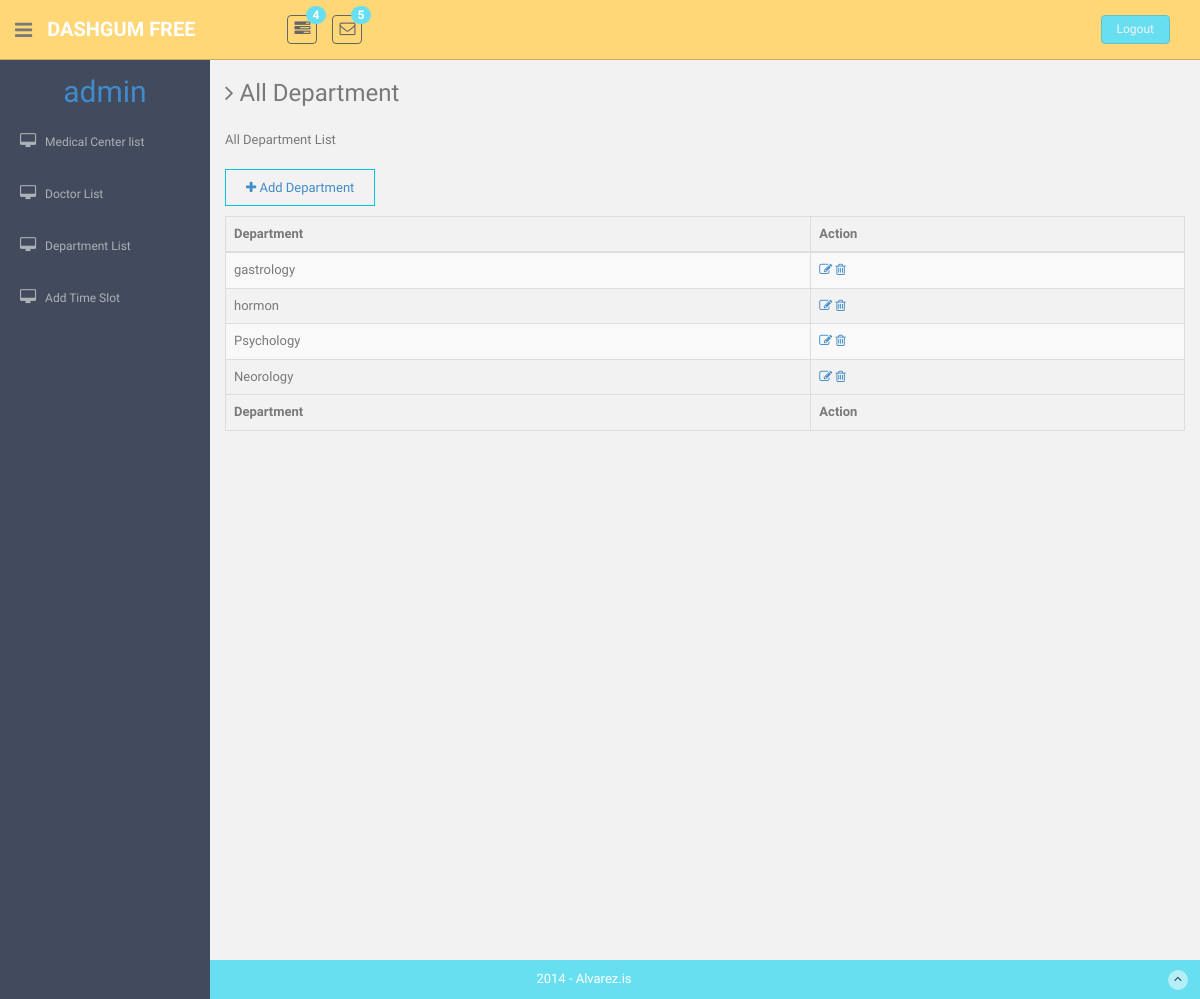
/admin/department_list.php (signed in), run on the app's committed database.
### tables this page shows
CREATE TABLE `department` (
  `id` int(11) NOT NULL,
  `department` varchar(255) NOT NULL
);

### db_connection.php (called while the page is built, shortened)
<?php
$server = "localhost";
$username = "root";
$password = "";
$databaseName = "online_appointment_system";
$conn = mysql_connect($server, $username, $password);
if (!$conn) {
    echo 'Database Connection Error:' . mysql_error();
} else {
    $db_connect = mysql_select_db($databaseName);
}

### admin/Admin_class.php (called while the page is built, shortened)
<?php
class Admin_class {
    public function __construct() {
        require_once '../db_connection.php';
    }
    public function get_dept_list() {
        $sql = "select * from department";
        $res = mysql_query($sql);
        return $res;
    }
}

### admin/department_list.php (the view)
<?php
require_once '../admin/admin_header.php';
require_once './Admin_class.php';
$admin_object = new Admin_class();
$all_data = $admin_object->get_dept_list();
?>
<section id="main-content">
    <section class="wrapper site-min-height">
        <h3><i class="fa fa-angle-right"></i> All Department</h3>
        <div class="row mt">
            <div class="col-lg-12">
                <p>All Department List</p>
                <br>
                <a href="add_department.php" class="add-doc-btn"><i class="fa fa-plus"></i> Add Department</a>
                <br>
                <br>
            </div>
        </div>
        <table class="table table-bordered table-striped">
            <thead>
            <tr>
                <th>Department</th>
                <th>Action</th>
            </tr>
            </thead>
            <tbody>
            <?php while ($row = mysql_fetch_array($all_data)) { ?>
                <tr>
                    <td><?php echo $row['department']?></td>
                    <td>
                        <a href="update_department.php?id=<?php echo $row['id'];?>"><i class="fa fa-edit"></i></a>
                        <a href="delete_department.php?id=<?php echo $row['id'];?>"><i class="fa fa-trash-o"></i></a>
                    </td>
                </tr>
            <?php } ?>
            </tbody>
            <tfoot>
            <tr>
                <th>Department</th>
                <th>Action</th>
            </tr>
            </tfoot>
        </table>
    </section>
</section>
<?php require_once '../admin/admin_footer.php'; ?>

### admin/assets/css/style.css (style rules this page uses)
body { color: #797979; background: #f2f2f2; font-family: 'Ruda', sans-serif; padding: 0px !important; margin: 0px !important; font-size:13px; }
a, a:hover, a:focus { text-decoration: none; outline: none; }
.mt { margin-top: 25px; }
#main-content { margin-left: 210px; }
.wrapper { display: inline-block; margin-top: 60px; padding-left: 15px; padding-right: 15px; padding-bottom: 15px; padding-top: 0px; width: 100%; }
.site-min-height { min-height: 900px; }
.add-doc-btn { padding: 10px 20px; border: 1px solid #00c5de; }

### data on the page
department: department "gastrology"
department: department "hormon"
department: department "Psychology"
department: department "Neorology"

### other printed values
$_SESSION['admin_name'] "admin"
